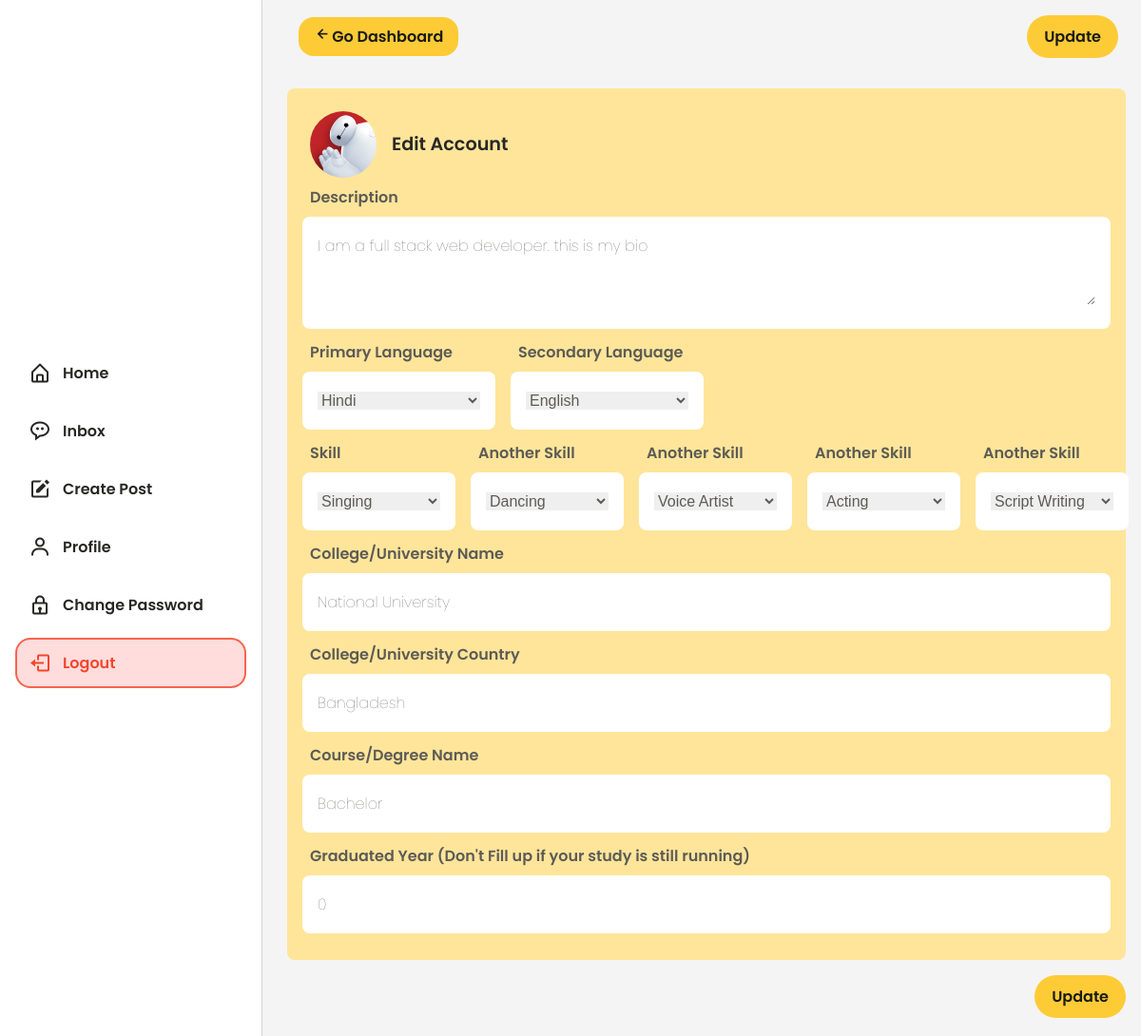
The page /user/account/description/edit/ (signed in) on the database its author committed.
### firewithinfilms/models.py (models this page shows, shortened)
class User(db.Model, UserMixin):
    __tablename__ = 'user'
    id = db.Column(db.Integer, primary_key=True)
    username = db.Column(db.String(20), unique=True, nullable=False)
    name = db.Column(db.String(100))
    email = db.Column(db.String(120), unique=True, nullable=False)
    image_file = db.Column(db.String(20), default='default.jpg')
    password = db.Column(db.String(60), nullable=False)
    user_role = db.Column(db.String(60), default="user")
    join_date = db.Column(db.DateTime, nullable=False, default=datetime.utcnow)
    details = db.relationship('UserDetails', backref='details', lazy=True)
    reviews = db.relationship('UserReviews', backref='reviews', lazy=True)
    posts = db.relationship('UserPost', backref='author', lazy=True)

class UserDetails(db.Model):
    __tablename__ = 'user_details'
    id = db.Column(db.Integer, primary_key=True)
    user_headline = db.Column(db.String(100), default="Your Headline")
    country = db.Column(db.String(100), default='India')
    location = db.Column(db.String())
    description = db.Column(db.Text, nullable=False, default="Write about yourself")
    primary_lang = db.Column(db.String(100), default='N/A')
    secondary_lang = db.Column(db.String(100), default='N/A')
    skill_1 = db.Column(db.String(100), default='N/A')
    skill_2 = db.Column(db.String(100), default='N/A')
    skill_3 = db.Column(db.String(100), default='N/A')
    skill_4 = db.Column(db.String(100), default='N/A')
    skill_5 = db.Column(db.String(100), default='N/A')
    education_institue_name = db.Column(db.String(300), default='N/A')
    education_graduation_name = db.Column(db.String(300), default='N/A')
    education_institue_country = db.Column(db.String(100), default='N/A')
    education_graduation_year = db.Column(db.String(100), default="0")
    user_id = db.Column(db.Integer, db.ForeignKey('user.id'), nullable=False)

### firewithinfilms/user/views.py (the view, shortened to what this page needs)
@user.route('/user/account/description/edit/', methods=['GET', 'POST'])
@login_required
def user_edit_description():
    form = UpdateAccountDescriptionForm()
    details = UserDetails.query.all()
    if request.method == 'GET':
        for detail in details:
            form.description.data = detail.description
            form.primary_lang.data = detail.primary_lang
            form.secondary_lang.data = detail.secondary_lang
            form.skill_1.data = detail.skill_1
            form.skill_2.data = detail.skill_2
            form.skill_3.data = detail.skill_3
            form.skill_4.data = detail.skill_4
            form.skill_5.data = detail.skill_5
            form.education_institue_name.data = detail.education_institue_name
            form.education_institue_country.data = detail.education_institue_country
            form.education_graduation_name.data = detail.education_graduation_name
            if detail.education_graduation_year == '0':
                form.education_graduation_year.data = 'Currently Studying'
            form.education_graduation_year.data = detail.education_graduation_year
    return render_template(
        'user/editaccount_description.html', title="Edit Account Description", form=form)

### firewithinfilms/templates/user/editaccount_description.html (shortened to what this page needs)
{% extends 'root-dashboard.html' %}
{% block head %}
<link
	rel="stylesheet"
	href="{{ url_for('static', filename='assets/scripts/login-signup.css') }}"
/>
{% endblock %}
{% block content %}
{% include 'helpers/_sidenav_dashboard.html' %}
<div class="px-1 pl-75">
    <form method="POST" action="" enctype="multipart/form-data">
        <div class="container">
            <div
                class="header-sm flex flex-j-space-between flex-a-center p-5"
            >
                <a
                    href="{{ url_for('users.user_dashboard') }}"
                    class="button button__sm button__second submit__button button__alt flex"
                >
                    <i class="bx bx-left-arrow-alt h2-sm"></i>
                    <p>Go Dashboard</p>
                </a>
                <span>
                    {{ form.submit(class="button button__sm submit__button")}}
                </span>
            </div>
        </div>
        <div class="container bg__primary-alt admin__panel-form-container my-1">
            <div class="flex flex-j-start flex-a-center p-5">
                <img
                    src="{{url_for('static', filename='profile_pics/' + current_user.image_file)}}"
                    alt="{{current_user.name}} - FireWithinFilms"
                    class="img__round-sm mx-1"
                />
                <h2 class="h2-sm">Edit Account</h2>
            </div>
            {{ form.description.label(class="ml-5 text-bold") }}
            {% if form.description.errors %}
			<div class="login__box-container login__box-lighter my-5 mb-75">
				<div class="login__box login__box-error">
					{{ form.description(
						class="login__input login__details login__input-error",
						placeholder="Write about yourself...",
						rows="3"
					) }}
				</div>
				{% for error in form.description.errors %}
				<small class="error__message">{{ error }}</small>
				{% endfor %}
			</div>
			{% else %}
			<div class="login__box login__box-lighter my-5 mb-75">
				{{ form.description(
					class="login__input login__details",
					placeholder="Write about yourself...",
					rows="3"
				) }}
			</div>
			{% endif %}
            <div class="flex flex-j-start" style="gap: 1rem">
                <div>
                    {{ form.primary_lang.label(class="ml-5 text-bold") }}
                    {% if form.primary_lang.errors %}
                    <div class="login__box-container login__box-lighter my-5 mb-75">
                        <div class="login__box login__box-error">
                            {{ form.primary_lang(
                                class="login__input login__details login__input-error"
                            ) }}
                        </div>
                        {% for error in form.primary_lang.errors %}
                        <small class="error__message">{{ error }}</small>
                        {% endfor %}
                    </div>
                    {% else %}
                    <div class="login__box login__box-lighter my-5 mb-75">
                        {{ form.primary_lang(
                            class="login__input login__details"
                        ) }}
                    </div>
                    {% endif %}
                </div>
                <div>
                    {{ form.secondary_lang.label(class="ml-5 text-bold") }}
                    {% if form.secondary_lang.errors %}
                    <div class="login__box-container login__box-lighter my-5 mb-75">
                        <div class="login__box login__box-error">
                            {{ form.secondary_lang(
                                class="login__input login__details login__input-error"
                            ) }}
                        </div>
                        {% for error in form.secondary_lang.errors %}
                        <small class="error__message">{{ error }}</small>
                        {% endfor %}
                    </div>
                    {% else %}
                    <div class="login__box login__box-lighter my-5 mb-75">
                        {{ form.secondary_lang(
                            class="login__input login__details"
                        ) }}
                    </div>
                    {% endif %}
                </div>
            </div>
            <div class="flex flex-j-start" style="gap: 1rem">
                <div>
                    {{ form.skill_1.label(class="ml-5 text-bold") }}
                    {% if form.skill_1.errors %}
                    <div class="login__box-container login__box-lighter my-5 mb-75">
                        <div class="login__box login__box-error">
                            {{ form.skill_1(
                                class="login__input login__details login__input-error"
                            ) }}
                        </div>
                        {% for error in form.skill_1.errors %}
                        <small class="error__message">{{ error }}</small>
                        {% endfor %}
                    </div>
                    {% else %}
                    <div class="login__box login__box-lighter my-5 mb-75">
                        {{ form.skill_1(
                            class="login__input login__details"
                        ) }}
                    </div>
                    {% endif %}
                </div>
                <div>
                    {{ form.skill_2.label(class="ml-5 text-bold") }}
                    {% if form.skill_2.errors %}
                    <div class="login__box-container login__box-lighter my-5 mb-75">
                        <div class="login__box login__box-error">
                            {{ form.skill_2(
                                class="login__input login__details login__input-error"
                            ) }}
                        </div>
                        {% for error in form.skill_2.errors %}
                        <small class="error__message">{{ error }}</small>
                        {% endfor %}
                    </div>
                    {% else %}
                    <div class="login__box login__box-lighter my-5 mb-75">
                        {{ form.skill_2(
                            class="login__input login__details"
                        ) }}
                    </div>
                    {% endif %}
                </div>
                <div>
                    {{ form.skill_3.label(class="ml-5 text-bold") }}
                    {% if form.skill_3.errors %}
                    <div class="login__box-container login__box-lighter my-5 mb-75">
                        <div class="login__box login__box-error">
                            {{ form.skill_3(
                                class="login__input login__details login__input-error"
                            ) }}
                        </div>
                        {% for error in form.skill_3.errors %}
                        <small class="error__message">{{ error }}</small>
                        {% endfor %}
                    </div>
                    {% else %}
                    <div class="login__box login__box-lighter my-5 mb-75">
                        {{ form.skill_3(
                            class="login__input login__details"
                        ) }}
                    </div>
                    {% endif %}
                </div>
                <div>
                    {{ form.skill_4.label(class="ml-5 text-bold") }}
                    {% if form.skill_4.errors %}
                    <div class="login__box-container login__box-lighter my-5 mb-75">
                        <div class="login__box login__box-error">
                            {{ form.skill_4(
                                class="login__input login__details login__input-error"
                            ) }}
                        </div>
                        {% for error in form.skill_4.errors %}
                        <small class="error__message">{{ error }}</small>
                        {% endfor %}
                    </div>
                    {% else %}
                    <div class="login__box login__box-lighter my-5 mb-75">
                        {{ form.skill_4(
                            class="login__input login__details"
                        ) }}
                    </div>
                    {% endif %}
                </div>
                <div>
                    {{ form.skill_5.label(class="ml-5 text-bold") }}
                    {% if form.skill_5.errors %}
                    <div class="login__box-container login__box-lighter my-5 mb-75">
                        <div class="login__box login__box-error">
                            {{ form.skill_5(
                                class="login__input login__details login__input-error"
                            ) }}
                        </div>
                        {% for error in form.skill_5.errors %}
                        <small class="error__message">{{ error }}</small>
                        {% endfor %}
                    </div>
                    {% else %}
                    <div class="login__box login__box-lighter my-5 mb-75">
                        {{ form.skill_5(
                            class="login__input login__details"
                        ) }}
                    </div>
                    {% endif %}
                </div>
            </div>
            {{ form.education_institue_name.label(class="ml-5 text-bold") }}
            {% if form.education_institue_name.errors %}
            <div class="login__box-container login__box-lighter my-5 mb-75">
                <div class="login__box login__box-error">
                    {{ form.education_institue_name(
                        class="login__input login__details login__input-error"
                    ) }}
                </div>
                {% for error in form.education_institue_name.errors %}
                <small class="error__message">{{ error }}</small>
                {% endfor %}
            </div>
            {% else %}
            <div class="login__box login__box-lighter my-5 mb-75">
                {{ form.education_institue_name(
                    class="login__input login__details"
                ) }}
            </div>
            {% endif %}
            {{ form.education_institue_country.label(class="ml-5 text-bold") }}
            {% if form.education_institue_country.errors %}
            <div class="login__box-container login__box-lighter my-5 mb-75">
                <div class="login__box login__box-error">
                    {{ form.education_institue_country(
                        class="login__input login__details login__input-error"
                    ) }}
                </div>
                {% for error in form.education_institue_country.errors %}
                <small class="error__message">{{ error }}</small>
                {% endfor %}
            </div>
            {% else %}
            <div class="login__box login__box-lighter my-5 mb-75">
                {{ form.education_institue_country(
                    class="login__input login__details"
                ) }}
            </div>
            {% endif %}
            {{ form.education_graduation_name.label(class="ml-5 text-bold") }}
            {% if form.education_graduation_name.errors %}
            <div class="login__box-container login__box-lighter my-5 mb-75">
                <div class="login__box login__box-error">
                    {{ form.education_graduation_name(
                        class="login__input login__details login__input-error"
                    ) }}
                </div>
                {% for error in form.education_graduation_name.errors %}
                <small class="error__message">{{ error }}</small>
                {% endfor %}
            </div>
            {% else %}
            <div class="login__box login__box-lighter my-5 mb-75">
                {{ form.education_graduation_name(
                    class="login__input login__details"
                ) }}
            </div>
            {% endif %}
            {{ form.education_graduation_year.label(class="ml-5 text-bold") }}
            {% if form.education_graduation_year.errors %}
            <div class="login__box-container login__box-lighter my-5 mb-75">
                <div class="login__box login__box-error">
                    {{ form.education_graduation_year(
                        class="login__input login__details login__input-error"
                    ) }}
                </div>
                {% for error in form.education_graduation_year.errors %}
                <small class="error__message">{{ error }}</small>
                {% endfor %}
            </div>
            {% else %}
            <div class="login__box login__box-lighter my-5 mb-75">
                {{ form.education_graduation_year(
                    class="login__input login__details"
                ) }}
            </div>
            {% endif %}
        </div>
        <div style="float: right; margin-top: 1rem">
            {{ form.submit(class="button button__sm submit__button")}}
        </div>
    </form>
</div>
{% endblock content %}

### rows shown on the page
User: image_file (placeholder picture)
UserDetails: description "I am a full stack web developer. this is my bio", primary_lang "Hindi", secondary_lang "English", skill_1 "Singing", skill_2 "Dancing", skill_3 "Voice Artist", skill_4 "Acting", skill_5 "Script Writing", education_institue_name "National University", education_institue_country "Bangladesh", education_graduation_name "Bachelor", education_graduation_year "0"
